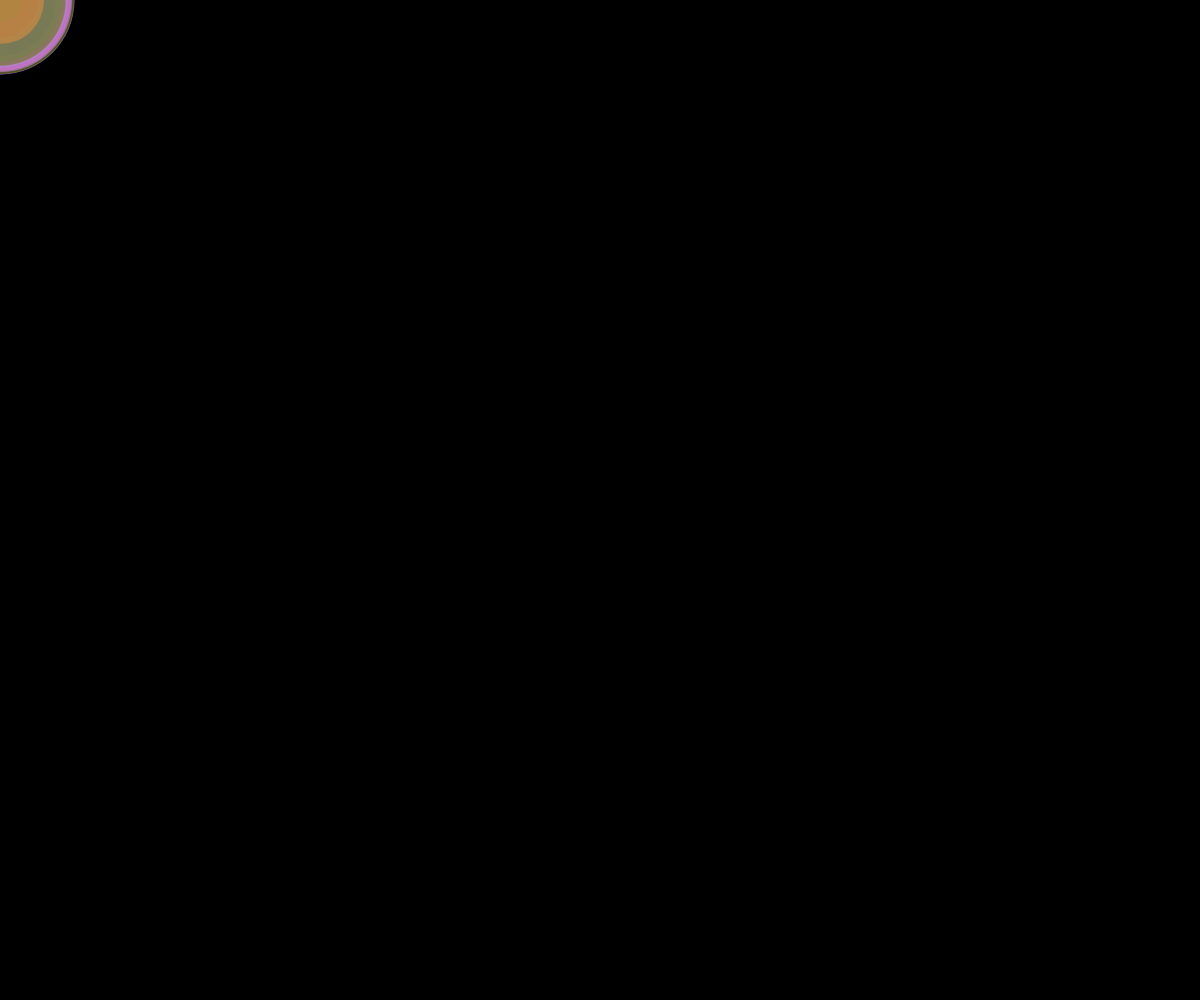
Frame 1 (no input)
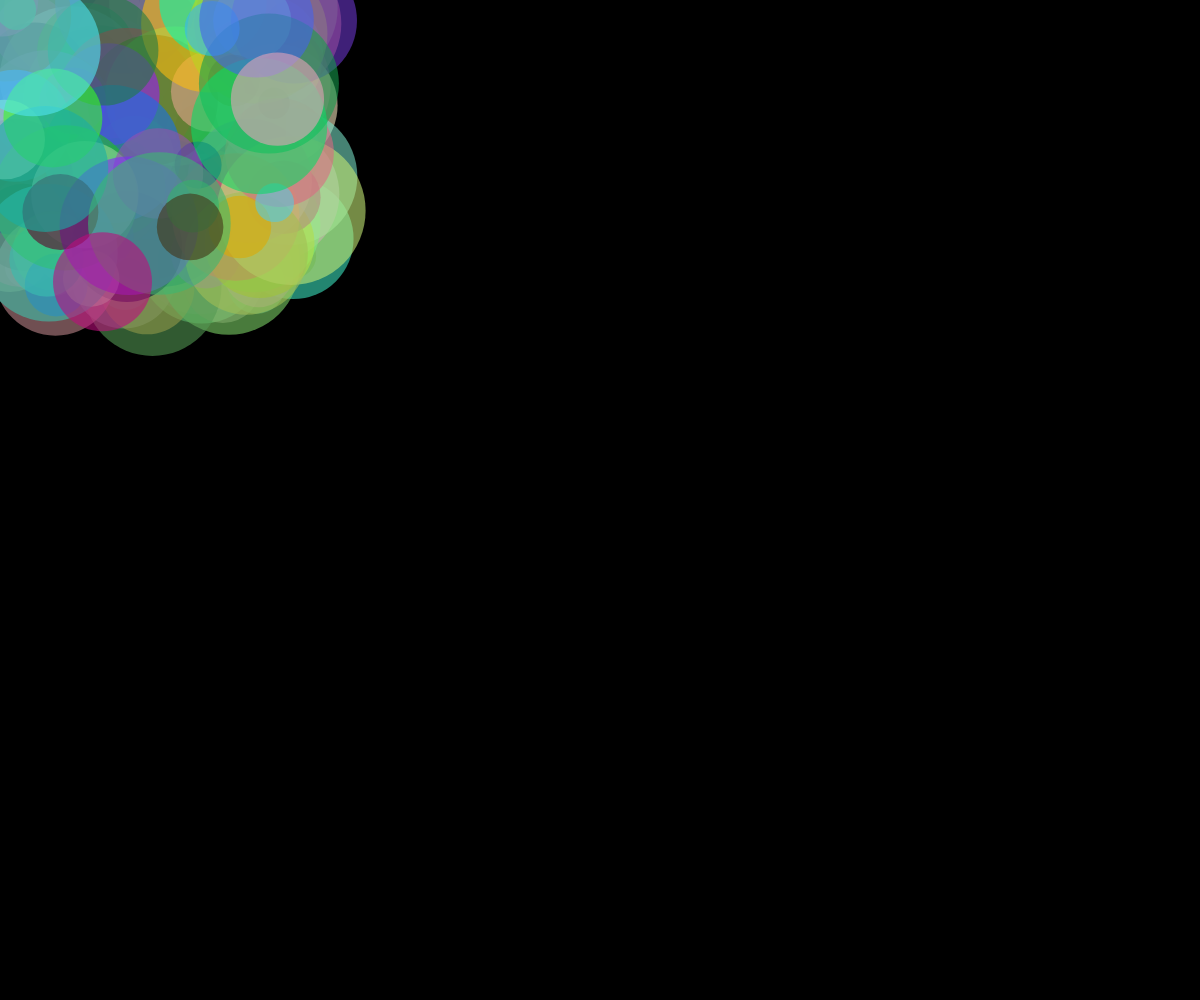
Frame 60 (no input)
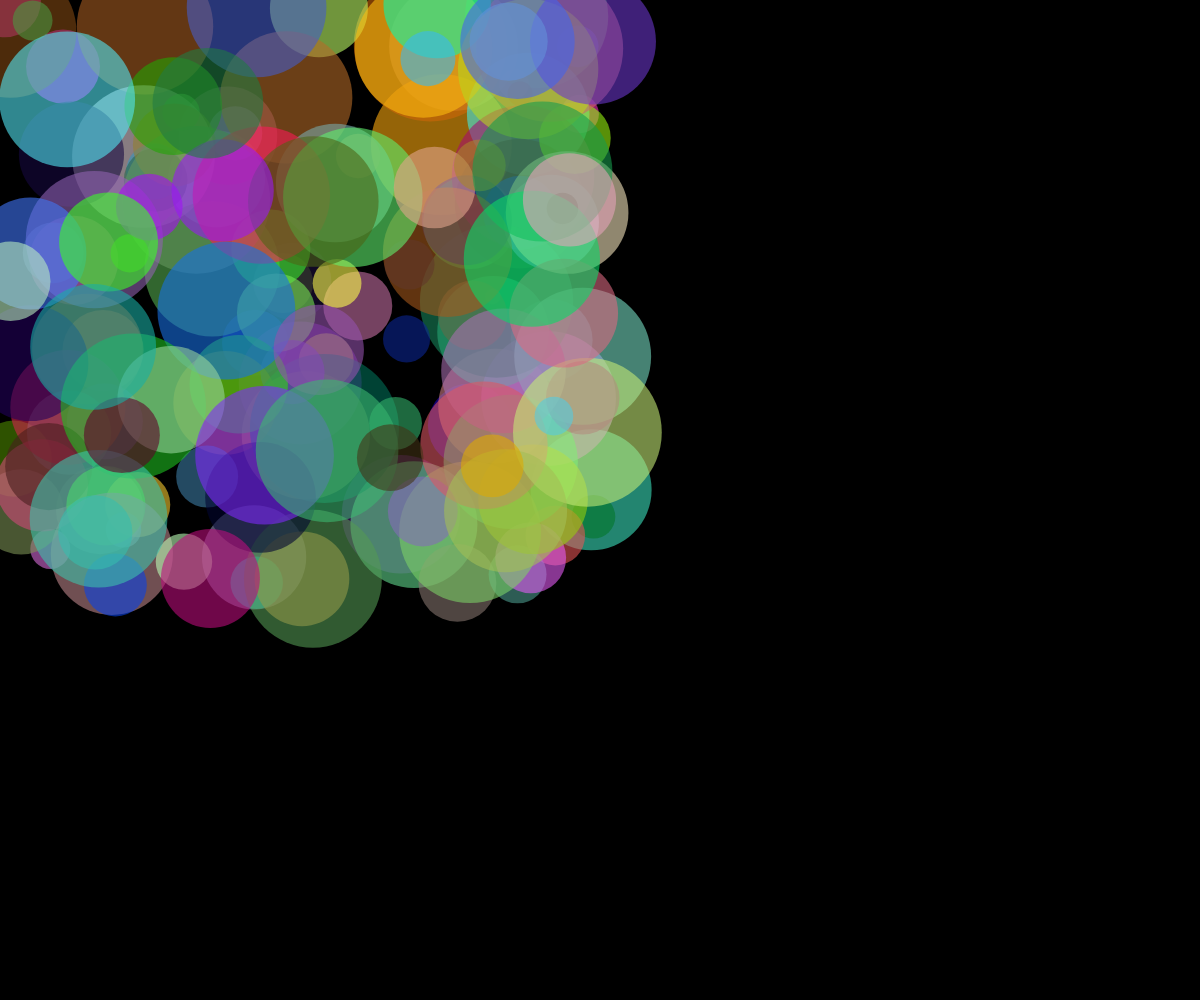
Frame 120 (the mouse pressed at the canvas centre since frame 60)

The p5.js sketch that drew these frames (run headless with seeded random() and noise() and a simulated clock; from frame 60 on, the mouse is pressed at the canvas centre):

// p5.js sketch
// ── sketch.js
let vecLocation = [];
let vecVelocity = [];
let color = [];
let size = [];

const NUM = 150;

function setup() {
    createCanvas(windowWidth, windowHeight);
    frameRate(60);

    for (let i = 0; i < NUM; i++) {
        vecLocation[i] = createVector(0, 0);
        vecVelocity[i] = createVector(random(-5, 5), random(-5, 5))
        color[i] = [random(255), random(255), random(255)];
        size[i] = random(30,150);
    }
}

function draw() {
    background(0);
    noStroke();
    for (let i = 0; i < NUM; i++) {
        fill(color[i][0], color[i][1], color[i][2], 150);
        ellipse(vecLocation[i].x, vecLocation[i].y, size[i], size[i]);
        vecLocation[i].add(vecVelocity[i]);

        if (vecLocation[i].x > width || vecLocation[i].x < 0) {
            vecVelocity[i].x *= -1;
            color[i] = [random(255), random(255), random(255)]
            size[i] += random(-10,10);
        }

        if (vecLocation[i].y > height || vecLocation[i].y < 0) {
            vecVelocity[i].y *= -1;
            color[i] = [random(255), random(255), random(255)]
            size[i] += random(-10,10);
        }
    }
}
